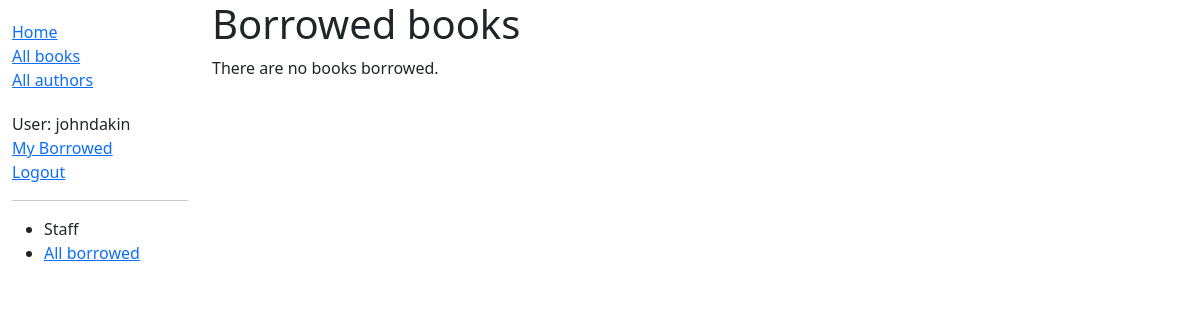
Before: /catalog/mybooks/ (signed in) with the older database file.
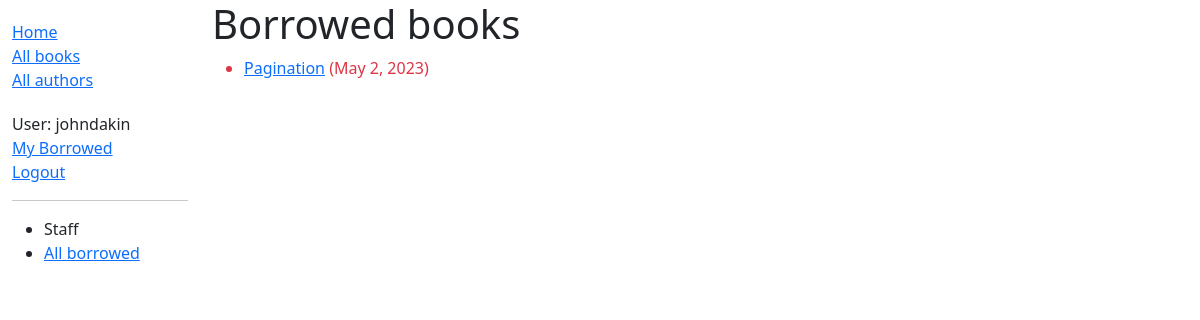
After: the same page with the newer database file.
### catalog/models.py (models this page shows, shortened)
class BookInstance(models.Model):
    id  = models.UUIDField(primary_key=True, unique=True,default=uuid.uuid4,help_text='Unique ID for this particular book across whole library')
    book = models.ForeignKey('Book',on_delete=models.RESTRICT,null=True)
    imprint = models.CharField(max_length=200)
    due_back = models.DateField(null=True,blank=True)
    borrower = models.ForeignKey(User,on_delete=models.SET_NULL,null=True,blank=True)
    LOAN_STATUS = (
        ('m','Maintenance'),
        ('o','On Loan'),
        ('a','Available'),
        ('r','Reserved'),
    )
    status = models.CharField(verbose_name='Book Status', choices=LOAN_STATUS,default='m',blank=True,max_length=1,help_text='Book Availability')
    @property
    def is_overdue(self):
        return bool(self.due_back and date.today() > self.due_back)
    class Meta:
        ordering = ['due_back']
        permissions = (("can_mark_returned","set book as returned"),)
    class Meta:
        ordering = ['-due_back']

class Book(models.Model):
    title = models.CharField(max_length=200)
    author = models.ForeignKey("Author",on_delete=models.SET_NULL,null=True)
    summary = models.TextField(max_length=1000,help_text='Enter a brief description of the book')
    isbn = models.CharField('ISBN', max_length=13, unique=True,help_text='13 character <a href="https://www.isbn-international.org/content/what-isbn">ISBN number</a>')
    genre = models.ManyToManyField(Genre,help_text='Select the genre for this book')
    language = models.ForeignKey(Language, on_delete=models.SET_NULL,null=True,default='English')
    def display_genre(self):
        return ', '.join(genre.name for genre in self.genre.all()[:3])
    display_genre.short_description = 'Genre'

### catalog/views.py (the view)
# urls.py: path('mybooks/',views.LoanedBooksByUserListView.as_view(),name='my-borrowed'),
class LoanedBooksByUserListView(LoginRequiredMixin,generic.ListView):
    model = BookInstance
    template_name = 'catalog/bookinstance_list_borrowed_user.html'
    paginate_by = 10
    def get_queryset(self):
        return(BookInstance.objects.filter(borrower=self.request.user).filter(status__exact='o').order_by('due_back'))

### catalog/templates/catalog/bookinstance_list_borrowed_user.html
{% extends 'registration/base_generic.html'%}
{% block content %}
    <h1>Borrowed books</h1>
    {% if bookinstance_list %}
        <ul>
            {% for bookinst in bookinstance_list %}
                <li class="{% if bookinst.is_overdue %}text-danger{% endif %}">
                    <a href="{% url 'book-detail' bookinst.book.pk %}">{{ bookinst.book.title }}</a>
                    ({{ bookinst.due_back }})
                </li>
            {% endfor %}
        </ul>
    {% else %}
        <p>There are no books borrowed.</p>
    {% endif %}
{% endblock %}

Changed rows visible on the page:
now on this page (row edited): BookInstance: book "Pagination", due_back "May 2, 2023"
Other visible differences:
text no longer shown: "There are no books borrowed."
